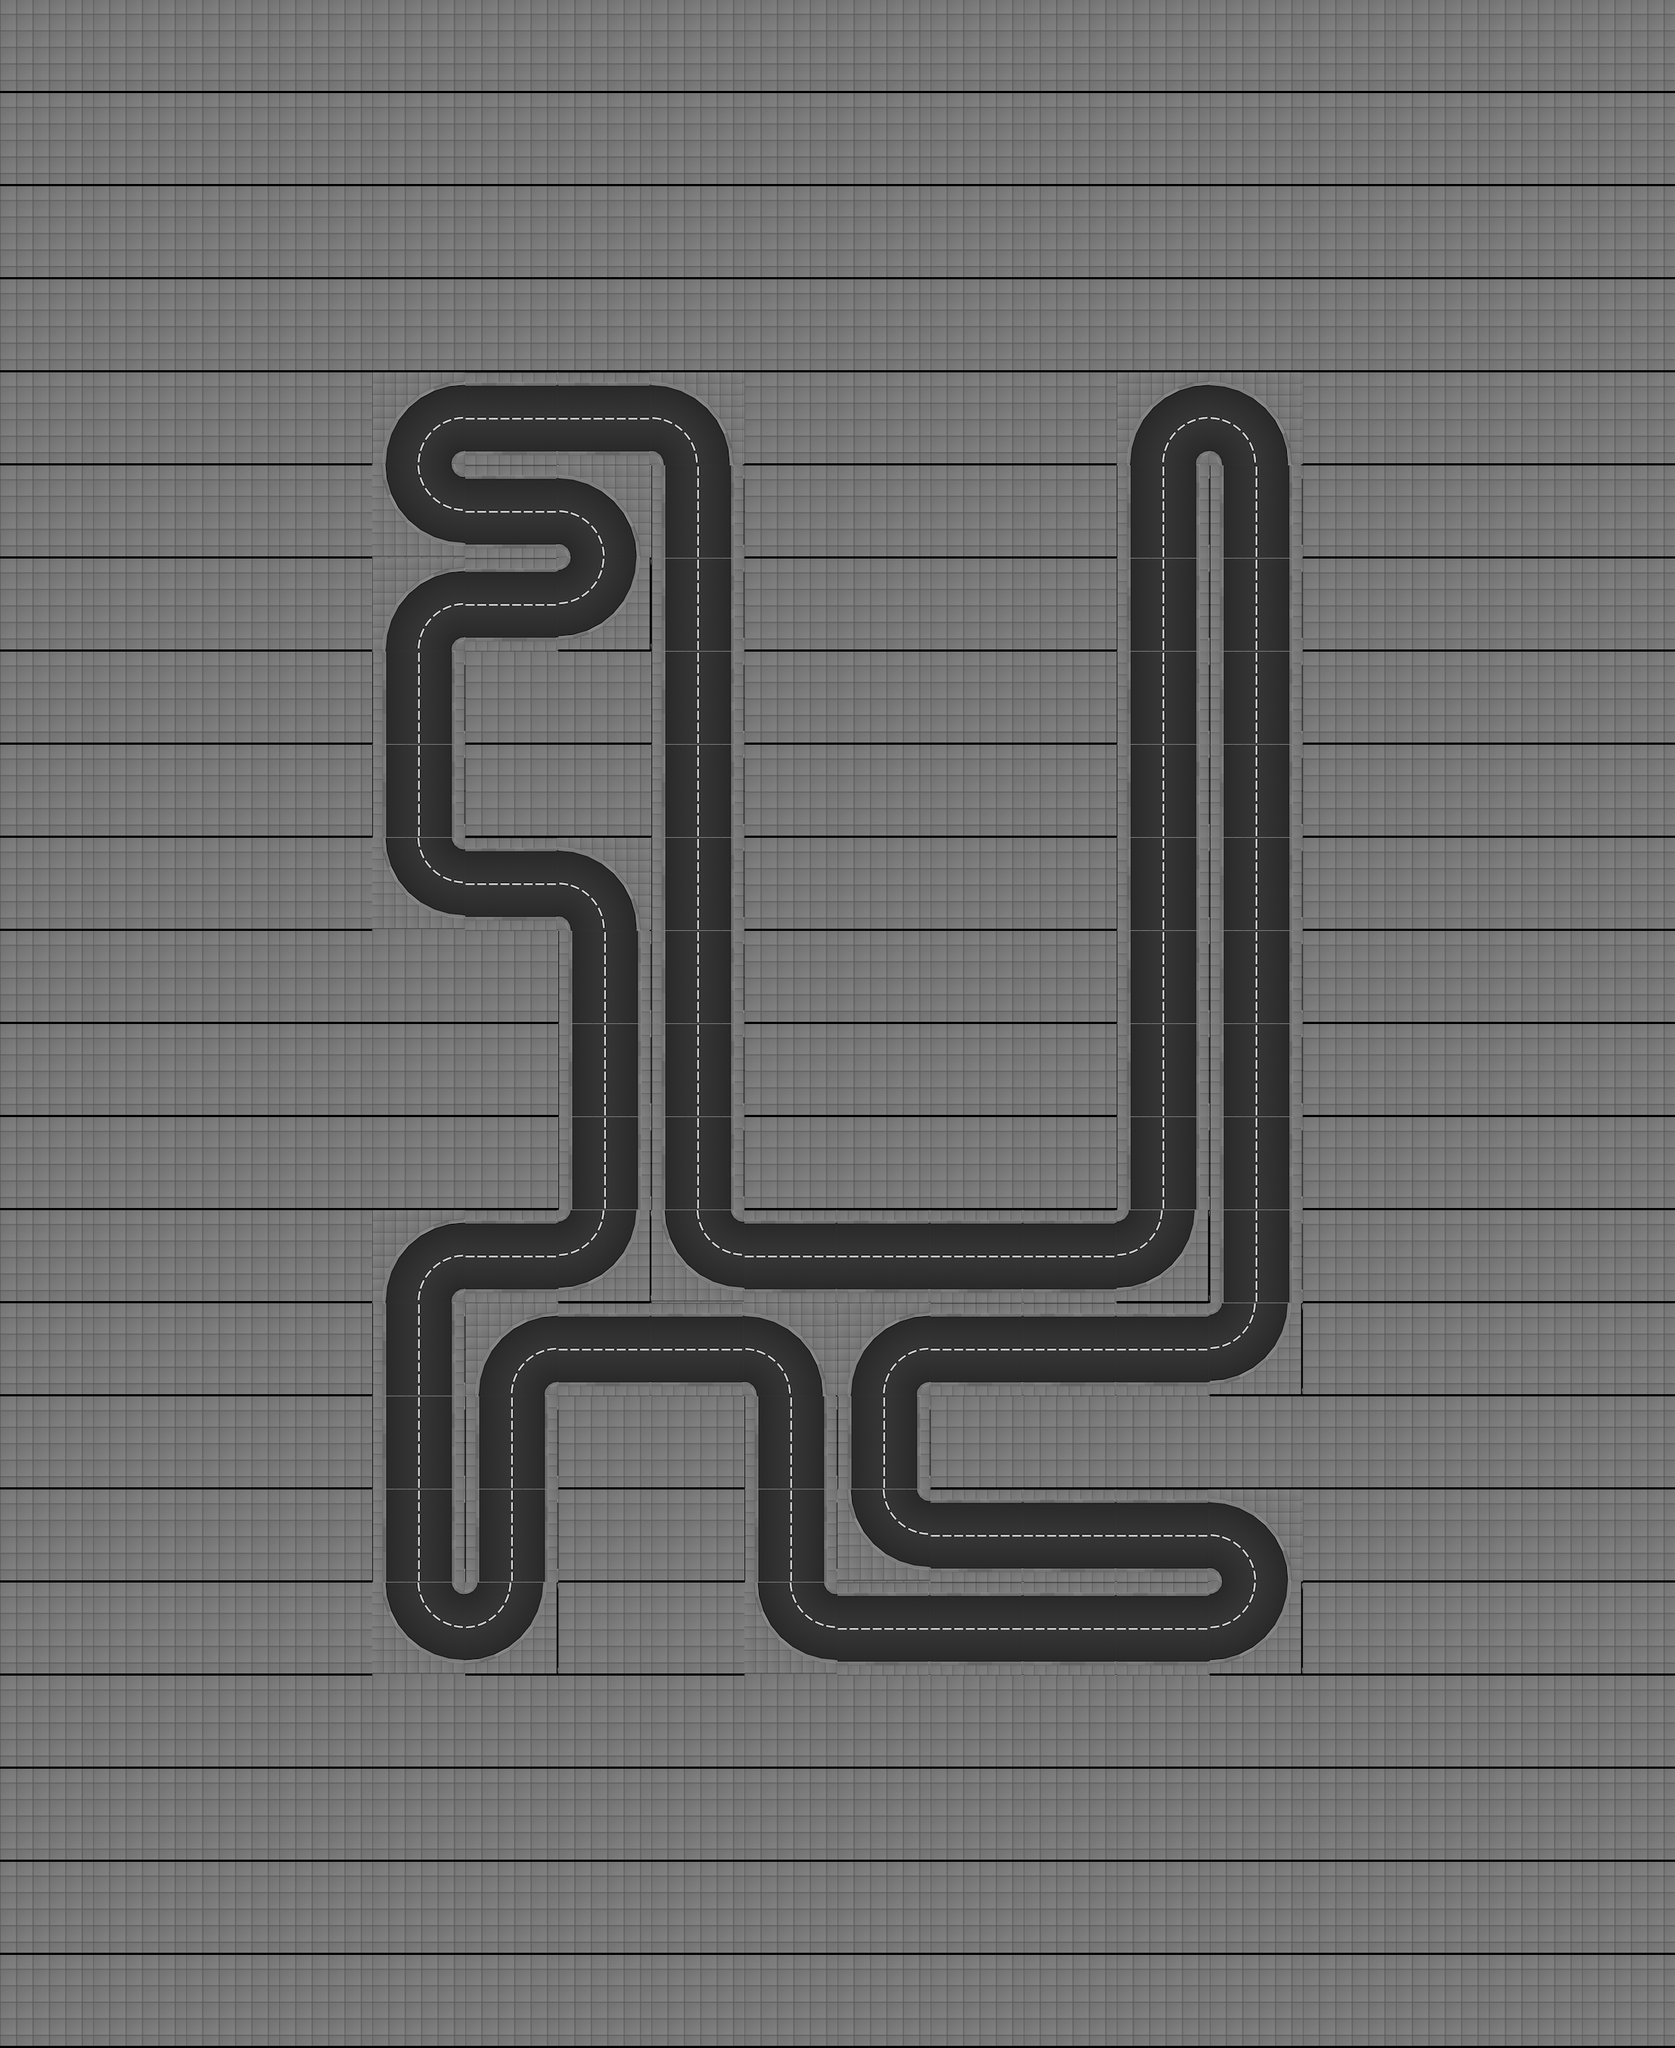

Below is a game level as drawn by its tile map, then a one-line description and the .tmx that defines it (tile-layer data replaced by summaries):
An orthogonal 18x22 tile map with 128x128 px tiles, 1 tile layer (track), 2 tilesets and 443 objects (34x appartment_roof_01, 15x appartment_ground_floor_02, 15x office_05_ground_floor, 15x office_05_floor, 11x appartment_ground_floor_01, ...).

<map height="22" infinite="0" nextlayerid="1" nextobjectid="1" orientation="orthogonal" renderorder="right-down" tiledversion="1.2.2" tileheight="128" tilewidth="128" version="1.2" width="18"><tileset firstgid="1" source="../../gbResources/set_tiles.tsx" /><tileset firstgid="134" source="../../gbResources/set_objects.tsx" /><layer height="22" id="1" name="track" width="18"><data>[396 cells, 396 non-empty, 7 distinct tile ids]</data></layer><objectgroup id="1" name="walls"><object id="1" x="512" y="640"><polyline points="16,0 32,-64 64,-96 128,-112" /></object><object id="2" x="512" y="640"><polyline points="112,0 114,-8 120,-14 128,-16" /></object><object id="3" x="512" y="768"><polyline points="16,-128 32,-64 64,-32 128,-16" /></object><object id="4" x="512" y="768"><polyline points="112,-128 114,-120 120,-114 128,-112" /></object><object id="5" x="512" y="896"><polyline points="16,0 32,-64 64,-96 128,-112" /></object><object id="6" x="512" y="896"><polyline points="112,0 114,-8 120,-14 128,-16" /></object><object id="7" x="512" y="960.0"><polyline points="16,-64 16,64" /></object><object id="8" x="512" y="960.0"><polyline points="112,-64 112,64" /></object><object id="9" x="512" y="1088.0"><polyline points="16,-64 16,64" /></object><object id="10" x="512" y="1088.0"><polyline points="112,-64 112,64" /></object><object id="11" x="512" y="1280"><polyline points="16,-128 32,-64 64,-32 128,-16" /></object><object id="12" x="512" y="1280"><polyline points="112,-128 114,-120 120,-114 128,-112" /></object><object id="13" x="512" y="1792"><polyline points="16,0 32,-64 64,-96 128,-112" /></object><object id="14" x="512" y="1792"><polyline points="112,0 114,-8 120,-14 128,-16" /></object><object id="15" x="512" y="1856.0"><polyline points="16,-64 16,64" /></object><object id="16" x="512" y="1856.0"><polyline points="112,-64 112,64" /></object><object id="17" x="512" y="1984.0"><polyline points="16,-64 16,64" /></object><object id="18" x="512" y="1984.0"><polyline points="112,-64 112,64" /></object><object id="19" x="512" y="2112.0"><polyline points="16,-64 16,64" /></object><object id="20" x="512" y="2112.0"><polyline points="112,-64 112,64" /></object><object id="21" x="512" y="2304"><polyline points="16,-128 32,-64 64,-32 128,-16" /></object><object id="22" x="512" y="2304"><polyline points="112,-128 114,-120 120,-114 128,-112" /></object><object id="23" x="640" y="592.0"><polyline points="0,-64 128,-64" /></object><object id="24" x="640" y="560.0"><polyline points="0,64 128,64" /></object><object id="25" x="640" y="720.0"><polyline points="0,-64 128,-64" /></object><object id="26" x="640" y="688.0"><polyline points="0,64 128,64" /></object><object id="27" x="640" y="848.0"><polyline points="0,-64 128,-64" /></object><object id="28" x="640" y="816.0"><polyline points="0,64 128,64" /></object><object id="29" x="640" y="1232.0"><polyline points="0,-64 128,-64" /></object><object id="30" x="640" y="1200.0"><polyline points="0,64 128,64" /></object><object id="31" x="640" y="1744.0"><polyline points="0,-64 128,-64" /></object><object id="32" x="640" y="1712.0"><polyline points="0,64 128,64" /></object><object id="33" x="640" y="1920"><polyline points="16,0 32,-64 64,-96 128,-112" /></object><object id="34" x="640" y="1920"><polyline points="112,0 114,-8 120,-14 128,-16" /></object><object id="35" x="640" y="1984.0"><polyline points="16,-64 16,64" /></object><object id="36" x="640" y="1984.0"><polyline points="112,-64 112,64" /></object><object id="37" x="640" y="2112.0"><polyline points="16,-64 16,64" /></object><object id="38" x="640" y="2112.0"><polyline points="112,-64 112,64" /></object><object id="39" x="640" y="2304"><polyline points="112,-128 96,-64 64,-32 0,-16" /></object><object id="40" x="640" y="2304"><polyline points="16,-128 14,-120 8,-114 0,-112" /></object><object id="41" x="768" y="592.0"><polyline points="0,-64 128,-64" /></object><object id="42" x="768" y="560.0"><polyline points="0,64 128,64" /></object><object id="43" x="768" y="768"><polyline points="0,-112 64,-96 96,-64 112,0" /></object><object id="44" x="768" y="768"><polyline points="0,-16 8,-14 14,-8 16,0" /></object><object id="45" x="768" y="896"><polyline points="112,-128 96,-64 64,-32 0,-16" /></object><object id="46" x="768" y="896"><polyline points="16,-128 14,-120 8,-114 0,-112" /></object><object id="47" x="768" y="1280"><polyline points="0,-112 64,-96 96,-64 112,0" /></object><object id="48" x="768" y="1280"><polyline points="0,-16 8,-14 14,-8 16,0" /></object><object id="49" x="768" y="1344.0"><polyline points="16,-64 16,64" /></object><object id="50" x="768" y="1344.0"><polyline points="112,-64 112,64" /></object><object id="51" x="768" y="1472.0"><polyline points="16,-64 16,64" /></object><object id="52" x="768" y="1472.0"><polyline points="112,-64 112,64" /></object><object id="53" x="768" y="1600.0"><polyline points="16,-64 16,64" /></object><object id="54" x="768" y="1600.0"><polyline points="112,-64 112,64" /></object><object id="55" x="768" y="1792"><polyline points="112,-128 96,-64 64,-32 0,-16" /></object><object id="56" x="768" y="1792"><polyline points="16,-128 14,-120 8,-114 0,-112" /></object><object id="57" x="768" y="1872.0"><polyline points="0,-64 128,-64" /></object><object id="58" x="768" y="1840.0"><polyline points="0,64 128,64" /></object><object id="59" x="896" y="640"><polyline points="0,-112 64,-96 96,-64 112,0" /></object><object id="60" x="896" y="640"><polyline points="0,-16 8,-14 14,-8 16,0" /></object><object id="61" x="896" y="704.0"><polyline points="16,-64 16,64" /></object><object id="62" x="896" y="704.0"><polyline points="112,-64 112,64" /></object><object id="63" x="896" y="832.0"><polyline points="16,-64 16,64" /></object><object id="64" x="896" y="832.0"><polyline points="112,-64 112,64" /></object><object id="65" x="896" y="960.0"><polyline points="16,-64 16,64" /></object><object id="66" x="896" y="960.0"><polyline points="112,-64 112,64" /></object><object id="67" x="896" y="1088.0"><polyline points="16,-64 16,64" /></object><object id="68" x="896" y="1088.0"><polyline points="112,-64 112,64" /></object><object id="69" x="896" y="1216.0"><polyline points="16,-64 16,64" /></object><object id="70" x="896" y="1216.0"><polyline points="112,-64 112,64" /></object><object id="71" x="896" y="1344.0"><polyline points="16,-64 16,64" /></object><object id="72" x="896" y="1344.0"><polyline points="112,-64 112,64" /></object><object id="73" x="896" y="1472.0"><polyline points="16,-64 16,64" /></object><object id="74" x="896" y="1472.0"><polyline points="112,-64 112,64" /></object><object id="75" x="896" y="1600.0"><polyline points="16,-64 16,64" /></object><object id="76" x="896" y="1600.0"><polyline points="112,-64 112,64" /></object><object id="77" x="896" y="1792"><polyline points="16,-128 32,-64 64,-32 128,-16" /></object><object id="78" x="896" y="1792"><polyline points="112,-128 114,-120 120,-114 128,-112" /></object><object id="79" x="896" y="1872.0"><polyline points="0,-64 128,-64" /></object><object id="80" x="896" y="1840.0"><polyline points="0,64 128,64" /></object><object id="81" x="1024" y="1744.0"><polyline points="0,-64 128,-64" /></object><object id="82" x="1024" y="1712.0"><polyline points="0,64 128,64" /></object><object id="83" x="1024" y="1920"><polyline points="0,-112 64,-96 96,-64 112,0" /></object></objectgroup><objectgroup id="2" name="route"><!-- 1 objects omitted --></objectgroup><objectgroup id="3" name="lights"><!-- 84 objects omitted --></objectgroup><objectgroup id="4" name="slow_motion_triggers"><!-- 24 objects omitted --></objectgroup><objectgroup id="5" name="speed_up_triggers"><!-- 12 objects omitted --></objectgroup><objectgroup id="6" name="buildings"><!-- 150 objects omitted --></objectgroup><objectgroup id="7" name="spawners"><!-- 4 objects omitted --></objectgroup></map>
<!-- 360 of 443 objects omitted -->
